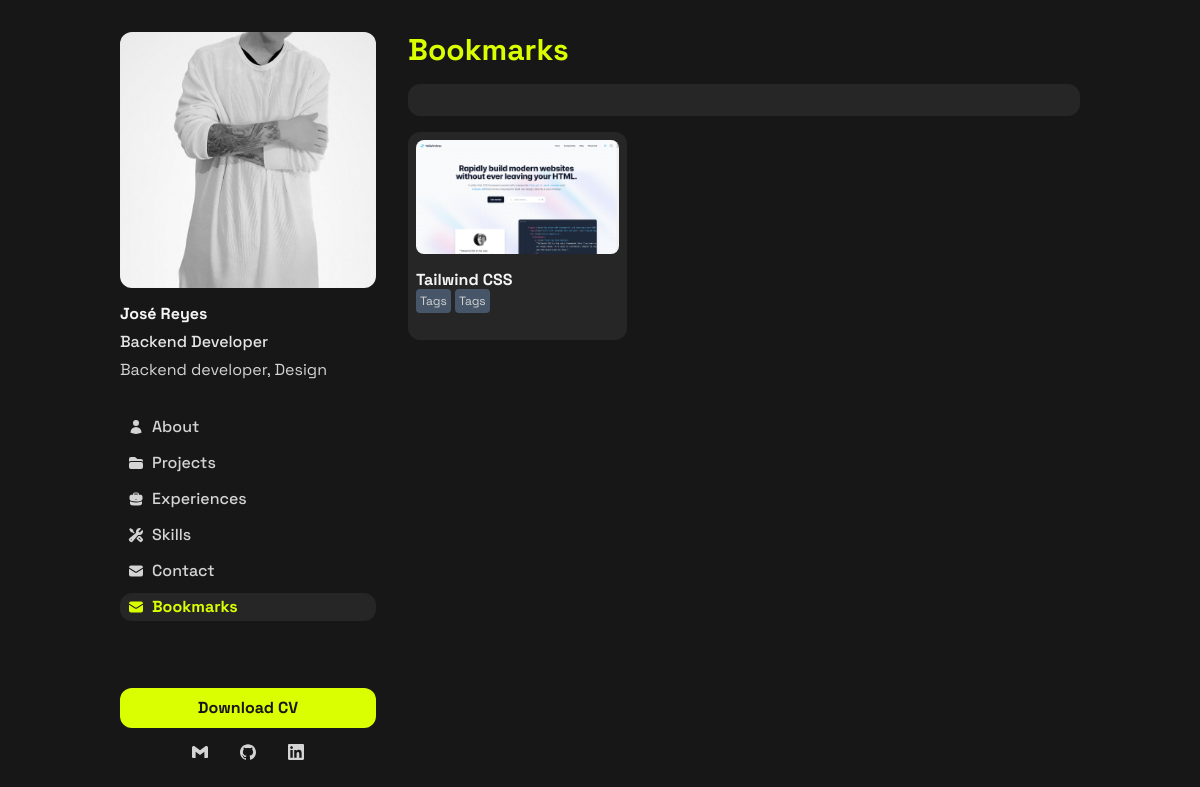
The app's page /bookmarks/ with its own data.
### apps/base/models.py (models this page shows, shortened)
class Portfolio(models.Model):
    full_name = models.CharField(max_length=100, verbose_name=_('Full Name'))
    specialization = models.CharField(max_length=255, verbose_name=_('Specialization'))
    bio = models.TextField(verbose_name=_('Bio'))
    about_me = models.TextField(verbose_name=_('About Me'))
    gmail = models.URLField(blank=True, verbose_name=_('Gmail'))
    github = models.URLField(blank=True, verbose_name=_('GitHub'))
    linkedin = models.URLField(blank=True, verbose_name=_('LinkedIn'))
    image_file = models.ImageField(upload_to='portfolio/', verbose_name=_('Image File'))
    resume_file = models.FileField(
        upload_to='portfolio/', null=True, blank=True, verbose_name=_('Resume File')
    )
    class Meta:
        verbose_name = _("Portfolio")
        verbose_name_plural = _("Portfolio")

### apps/bookmarks/models.py (models this page shows, shortened)
class Bookmark(models.Model):
    name = models.CharField(max_length=100, verbose_name=_('Name'))
    description = models.TextField(blank=True, verbose_name=_('Description'))
    website = models.URLField(verbose_name=_('Website'))
    image = models.ImageField(upload_to='bookmarks/', verbose_name=_('Image'))
    status = models.BooleanField(default=True, verbose_name=_('Status'))
    class Meta:
        verbose_name = _("Bookmark")
        verbose_name_plural = _("Bookmarks")

### apps/bookmarks/views.py (the view)
# urls.py: path('', BookmarksListView.as_view(), name='bookmark_list'),
class BookmarksListView(ListView):
    model = Bookmark
    template_name = 'bookmarks/bookmark_list.html'
    context_object_name = 'bookmarks'
    paginate_by = 12
    def get_queryset(self):
        queryset = Bookmark.objects.filter(status=True)
        return queryset

### apps/base/context_processors.py (called while the page is built)
def portfolio_context(_request):
    portfolio = Portfolio.objects.first()
    return {'portfolio': portfolio}

### templates/bookmarks/bookmark_list.html (shortened to what this page needs)
{% extends 'layouts/base.html' %}{% load i18n %}
{% block content %}
<section class="section">
  <h2 class="section__title">{% trans "Bookmarks" %}</h2>
  <nav class="box"></nav>
  {% for bookmark in bookmarks %}
  <section class="grid grid-cols-3 gap-2">
    <article class="bg-neutral-800 p-2 rounded-xl w-full h-52">
      <a href="{{ bookmark.website }}" target="_blank" class="space-y-4">
        <img src="{{ bookmark.image.url }}" alt="{{ bookmark.name }}" class="rounded-lg">
        <span class="text__bold block">{{ bookmark.name }}</span>
        <span class="text-xs p-1 bg-slate-600 rounded">Tags</span>
        <span class="text-xs p-1 bg-slate-600 rounded">Tags</span>
      </a>
    </article>
  </section>
  {% endfor %}
</section>
{% endblock %}

### templates/includes/sidebar.html (shortened to what this page needs)
{% load static i18n %}
<aside id="sidebar" class="sidebar">
  <figure>
    <img src="{{ portfolio.image_file.url }}" alt="{{ portfolio.full_name }}" class="sidebar__avatar">
  </figure>
  <div class="sidebar__info">
    <h1 class="text__bold">{{ portfolio.full_name }}</h1>
    <span class="text__medium">{{ portfolio.specialization }}</span>
    <span>{{ portfolio.bio }}</span>
  </div>
  <nav class="sidebar__nav">
    <ul class="space-y-2">
      <li>
        <a href="{% url 'home:landing_view' %}#main" class="sidebar__link">
          <span>{% trans "About" %}</span>
        </a>
      </li>
      <li>
        <a href="{% url 'home:landing_view' %}#projects-section" class="sidebar__link">
          <span>{% trans "Projects" %}</span>
        </a>
      </li>
      <li>
        <a href="{% url 'home:landing_view' %}#experiences-section" class="sidebar__link">
          <span>{% trans "Experiences" %}</span>
        </a>
      </li>
      <li>
        <a href="{% url 'home:landing_view' %}#skills-section" class="sidebar__link">
          <span>{% trans "Skills" %}</span>
        </a>
      </li>
      <li>
        <a href="{% url 'home:landing_view' %}#contact-section" class="sidebar__link">
          <svg xmlns="http://www.w3.org/2000/svg" viewBox="0 0 24 24" fill="currentColor" class="icon">
            <path d="M1.5 8.67v8.58a3 3 0 0 0 3 3h15a3 3 0 0 0 3-3V8.67l-8.928 5.493a3 3 0 0 1-3.144 0L1.5 8.67Z" />
            <path d="M22.5 6.908V6.75a3 3 0 0 0-3-3h-15a3 3 0 0 0-3 3v.158l9.714 5.978a1.5 1.5 0 0 0 1.572 0L22.5 6.908Z" />
          </svg>
          <span>{% trans "Contact" %}</span>
        </a>
      </li>
      <li>
        <a href="{% url 'bookmarks:bookmark_list' %}"
          {% if request.path == '/bookmarks/' %}class="sidebar__link--active"{% else %}class="sidebar__link"{% endif %} >
          <svg xmlns="http://www.w3.org/2000/svg" viewBox="0 0 24 24" fill="currentColor" class="icon">
            <path d="M1.5 8.67v8.58a3 3 0 0 0 3 3h15a3 3 0 0 0 3-3V8.67l-8.928 5.493a3 3 0 0 1-3.144 0L1.5 8.67Z" />
            <path d="M22.5 6.908V6.75a3 3 0 0 0-3-3h-15a3 3 0 0 0-3 3v.158l9.714 5.978a1.5 1.5 0 0 0 1.572 0L22.5 6.908Z" />
          </svg>
          <span>{% trans "Bookmarks" %}</span>
        </a>
      </li>
    </ul>
  </nav>
  <div class="mt-auto space-y-2">
    {% if portfolio.resume_file %}
    <a href="{{ portfolio.resume_file.url }}" role="button" target="_blank" class="btn btn__primary">{% trans "Download CV" %}</a>
    {% else %}
    <a href="#" role="button" class="btn btn__primary">{% trans "No Resume Available" %}</a>
    {% endif %}
    <div class="flex justify-center">
      <a href="{{ portfolio.gmail }}" role="button" title="Gmail" target="_blank" class="sidebar__link--box" rel="noopener noreferrer">
      </a>
      <a href="{{ portfolio.github }}" role="button" title="GitHub" target="_blank" class="sidebar__link--box" rel="noopener noreferrer">
      </a>
      <a href="{{ portfolio.linkedin }}" role="button" title="LinkedIn" target="_blank" class="sidebar__link--box" rel="noopener noreferrer">
      </a>
    </div>
  </div>
</aside>

### records on screen
Portfolio: image_file (placeholder picture), full_name "José Reyes", specialization "Backend Developer", bio "Backend developer, Design"
Bookmark: image (picture), name "Tailwind CSS"
